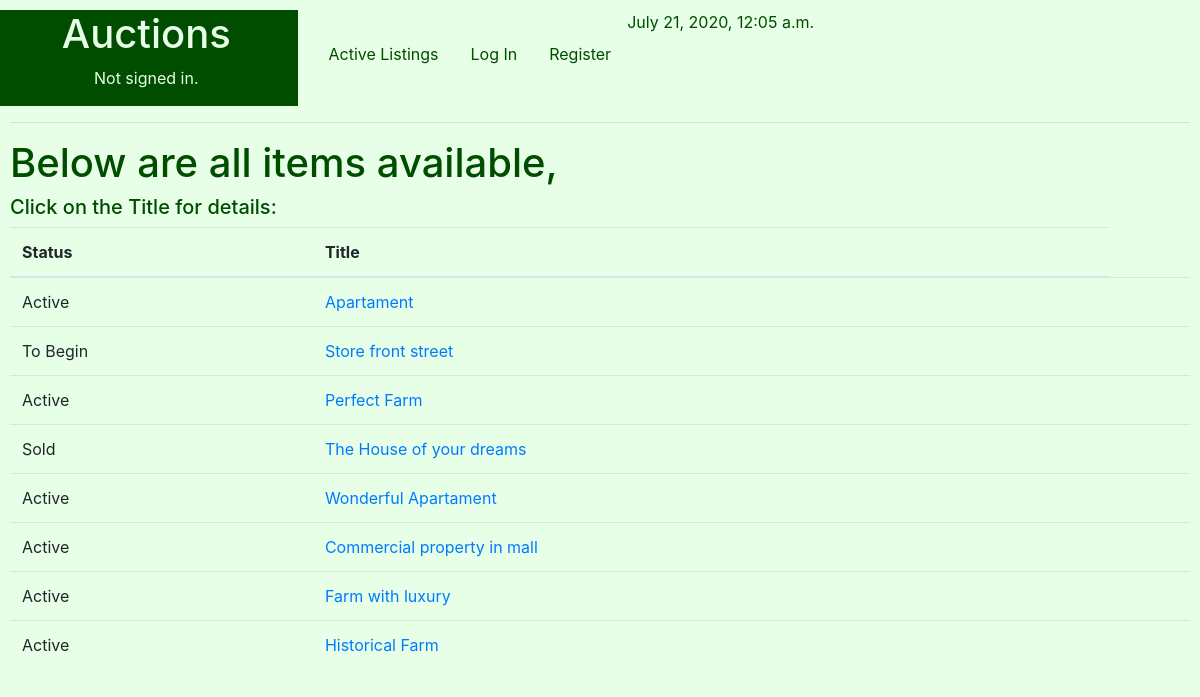
/Listings, run on an earlier commit of the app's database.
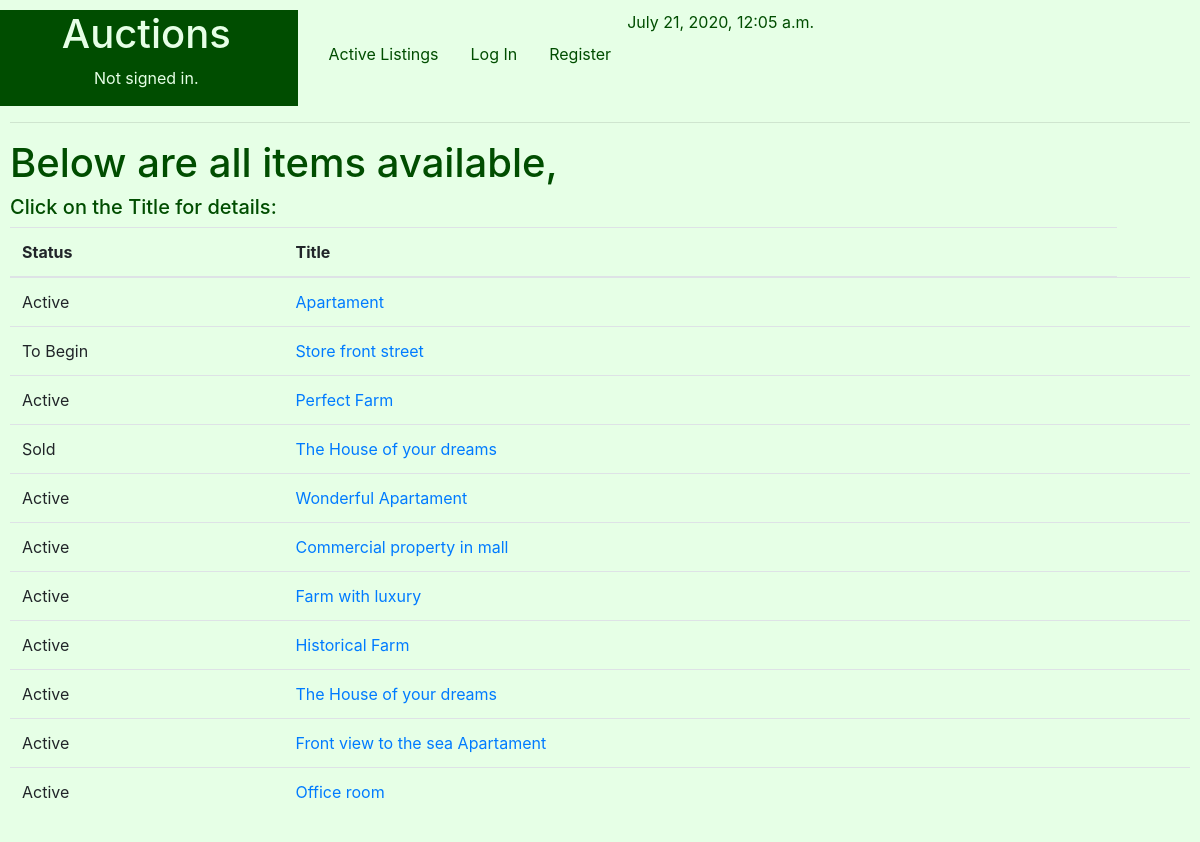
And on a later commit of the database.
### auctions/models.py (models this page shows, shortened)
class Listings(models.Model):
    STATUS = (
        ('Active', 'Active - Receiving Bids'),
        ('To Begin', 'To Begin - De Auction didn´t start yet'),
        ('Closed', 'Closed - The seller gave up the auction'),
        ('Sold', 'Sold'),
    )
    Ltitle = models.CharField(help_text="Choose a title for your listing",max_length=50)
    Ccode=models.IntegerField(help_text="Categories Ex: 1-Apartament,2-Commercial,3-Farm, 4-House ") #foreign key from PropTypes
    Ldescription = models.CharField(max_length=250)
    Lprice = models.FloatField(help_text="starting bid Just USD") #initial price
    Ldatestart = models.DateField(help_text="Please use the following format: <em>YYYY-MM-DD</em>. for the auction start")
    Lduration = models.IntegerField(help_text="Duration expressed in days" )
    Luser = models.CharField(max_length=25)
    Limage= models.ImageField(upload_to="media", blank=True) #Name of the picture saved on static folder
    Lstatus = models.CharField(max_length=8, choices=STATUS )

### auctions/views.py (the view)
# urls.py: path("Listings", views.Listings_view, name="Listings"),
def Listings_view(request):
        d = datetime.datetime.now()
        context={
                "Listings": Listings.objects.all(),
                "d": d,
        }
        return render(request,"auctions/Listings.html", context)

### auctions/templates/auctions/listings.html (shortened to what this page needs)
{% extends "auctions/layout.html" %}
{% block body %}
<h1>Below are all items available,</h1>
<h5>Click on the Title for details:</h5>
<div class="form-group">
    <form >
        {% if Listings|length > 0 %}
            <div class="form-group">
                <table class="table">
                  <thead>
                    <tr>
                       <th scope="col">Status</th>
                       <th scope="col">Title</th>
                    </tr>
                  </thead>
                {%for Listed in Listings %}
                    <tr>
                        <td>{{ Listed.Lstatus }}</td>
                        <td><a  href = "">{{ Listed.Ltitle }}</a></td>
                        <td></td>
                    </tr>
                {% endfor %}
               </table>
            </div>
        {% else %}
            <div class="form-group">
                <output>No matches found</output>
            </div>
        {% endif %}
  </form>
</div>
{% endblock %}

What changed in the data, as far as the page shows it:
added Listings: Lstatus "Active", Ltitle "The House of your dreams"
added Listings: Lstatus "Active", Ltitle "Front view to the sea Apartament"
added Listings: Lstatus "Active", Ltitle "Office room"
